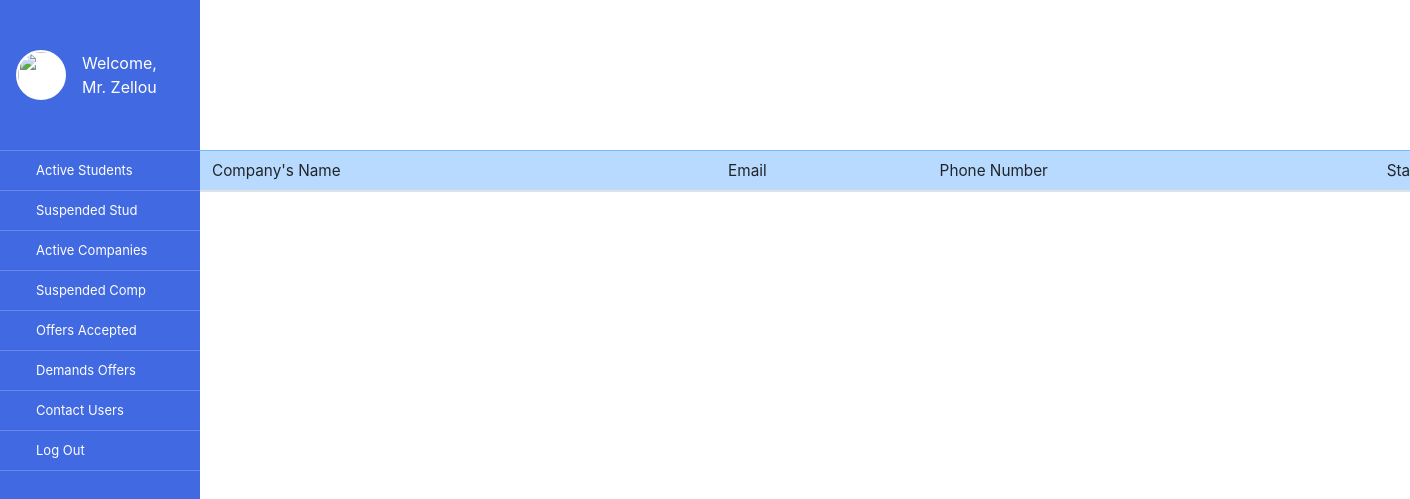
Before: /Ad_Company_Active/index.php with the older database file.
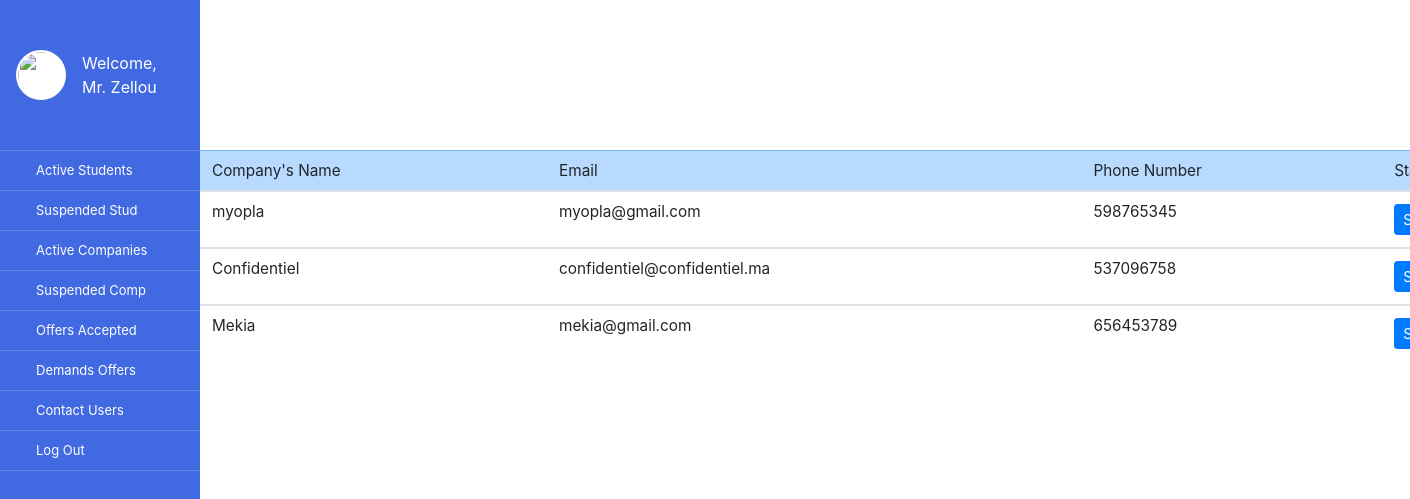
After: the same page with the newer database file.
### tables this page shows
CREATE TABLE IF NOT EXISTS `entreprise` (
  `e_id` int(11) NOT NULL AUTO_INCREMENT,
  `en_nom` varchar(20) DEFAULT NULL,
  `en_ville` varchar(10) DEFAULT NULL,
  `en_tele` int(11) DEFAULT NULL,
  `et_email` varchar(30) DEFAULT NULL,
  `en_web` varchar(30) NOT NULL,
  `et_mdp` varchar(15) DEFAULT NULL,
  `en_status` int(11) NOT NULL DEFAULT 0,
  PRIMARY KEY (`e_id`)
);

### Ad_Company_Active/index.php (the view, shortened to what this page needs)
<?php
    $host = 'localhost';
    $dbname = 'pfa';
    $username = 'root';
    $password = '';
            try {
                $conn = new PDO("mysql:host=$host;dbname=$dbname", $username, $password);
               $query = "SELECT e_id, en_nom,et_email, en_tele FROM entreprise where en_status = 1";
                $sqlselect = "SELECT count(*) from entreprise";
                $contacts = $conn -> query($query);
            }
            catch (PDOException $e) {
              die("Impossible de se connecter à la base de données $dbname :" );
            }
?>
<!DOCTYPE html>
<html lang="en">
  <head>
    <link rel="stylesheet" href="https://stackpath.bootstrapcdn.com/bootstrap/4.4.1/css/bootstrap.min.css">
    <link rel="stylesheet" href="Stylesheet/master.css">
  </head>
  <body>
    <div class="top-container">
      <div class="sideArea">
        <div class="avatar">
            <img src="https://encrypted-tbn0.gstatic.com/images?q=tbn:ANd9GcSCNOdyoIXDDBztO_GC8MFLmG_p6lZ2lTDh1ZnxSDawl1TZY_Zw" alt="">
            <div class="avatarName">Welcome,<br> Mr. Zellou</div>
        </div>
        <ul class="sideMenu">
            <li><a href="http://yas/Ad_Students_Active/"><span class="fa fa-money"></span>Active Students</a></li>
            <li><a href="http://yas/Ad_Students_Suspended/"><span class="fa fa-money"></span>Suspended Stud</a></li>
            <li><a href="http://yas/Ad_Company_Active/"><span class="fa fa-money"></span>Active Companies</a></li>
            <li><a href="http://yas/Ad_Company_Suspended/"><span class="fa fa-money"></span>Suspended Comp</a></li>
            <li><a href="http://yas/Ad_offers/"><span class="fa fa-money"></span>Offers Accepted</a></li>
            <li><a href="http://yas/Ad_demands/"><span class="fa fa-user-o"></span>Demands Offers</a></li>
            <li><a href="http://yas/Admin_Contact/"><span class="fa fa-envelope-o"></span>Contact Users</a></li>
            <li><a href="log_out.php"><span class="fa fa-envelope-o"></span>Log Out</a></li>
        </ul>
      </div>
    </div>
    <div class="table-responsive-md">
        <table class="table table-hover bot-container">
            <thead>
            <tr class="table-primary">
                    <th scope="col">Company's Name</th>
                    <th scope="col">Email</th>
                    <th scope="col">Phone Number</th>
                    <th scope="col">Status </th>
                </tr>
            </thead>
            <?php
                $res = $conn -> query($sqlselect);
                if ($res -> fetchColumn()>0){
                    foreach ($contacts as $row){
            ?>
            <tbody>
                <tr>
                    <td><?php  echo $row['en_nom']?></td>
                    <td><?php  echo $row['et_email']?></td>
                    <td><?php  echo $row['en_tele']?></td>
                    <td>
                        <a href="editstatus.php?update=<?php echo $row['e_id']; ?>" class="btn btn-primary btn-sm"> Suspend </a>
                    </td>
                </tr>
            </tbody>
            <?php
                }
         }
    ?>
        </table>
    </div>
  </body>
</html>

Changed rows visible on the page:
now on this page (row edited): entreprise: en_nom "myopla", et_email "myopla@gmail.com", en_tele "598765345"
now on this page (row edited): entreprise: en_nom "Confidentiel", et_email "confidentiel@confidentiel.ma", en_tele "537096758"
now on this page (row edited): entreprise: en_nom "Mekia", et_email "mekia@gmail.com", en_tele "656453789"
